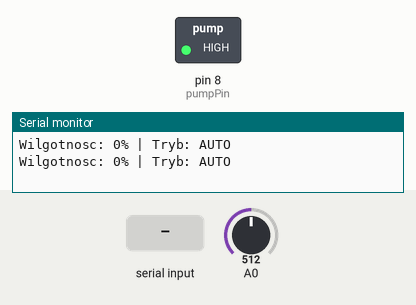
This sketch was run on a simulated Arduino Uno, built with avr-gcc and run on an emulated ATmega328P. Parts: switched loads named in the sketch (green lamp = pin HIGH), the last lines printed to the serial monitor. The inputs (shaded band) are chosen by the test bench; at power-on: A0 = 512.

Above: at 1.2 s.
1.3 s: "OFF\n" received over Serial
At 2.7 s:
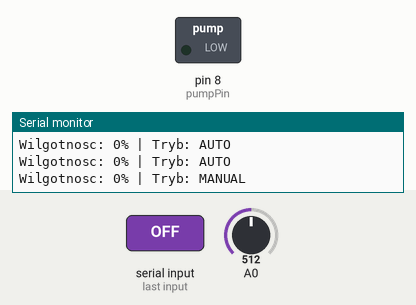
3.5 s: "ON\n" received over Serial
At 4.3 s:
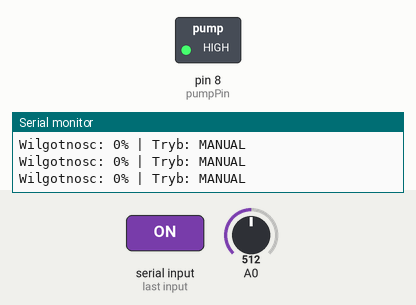
Timing chart, 0 to 6.5 s (numbered marks = the images above; inputs shaded):
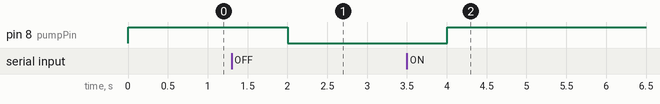

Measured:
- after the input at 1.3 s, pin 8 (pumpPin): HIGH → LOW after 0.70 s
- after the input at 3.5 s, pin 8 (pumpPin): LOW → HIGH after 0.50 s

The sketch:

irrigation_control.ino
```cpp
const int dry = 502;
const int wet = 259;

const int pumpPin = 8; // na razie LED = pompa

bool manualMode = false;
bool pumpState = false;

void setup()
{
  Serial.begin(9600);
  pinMode(pumpPin, OUTPUT);
}

void loop()
{
  // odbiór komend z Serial
  if (Serial.available() > 0)
  {
    String cmd = Serial.readStringUntil('\n');
    cmd.trim();

    if (cmd == "ON")
    {
      manualMode = true;
      pumpState = true;
    }
    else if (cmd == "OFF")
    {
      manualMode = true;
      pumpState = false;
    }
    else if (cmd == "AUTO")
    {
      manualMode = false;
    }
  }

  int sensorVal = analogRead(A0);
  int percentageHumidity = map(sensorVal, wet, dry, 100, 0);
  percentageHumidity = constrain(percentageHumidity, 0, 100);

  Serial.print("Wilgotnosc: ");
  Serial.print(percentageHumidity);
  Serial.print("% | Tryb: ");
  Serial.println(manualMode ? "MANUAL" : "AUTO");

  // tryb AUTO
  if (!manualMode)
  {
    if (percentageHumidity < 30)
    {
      pumpState = true;
    }
    else if (percentageHumidity > 50)
    {
      pumpState = false;
    }
  }

  // sterowanie wyjściem
  digitalWrite(pumpPin, pumpState ? HIGH : LOW);

  delay(1000);
}
```
